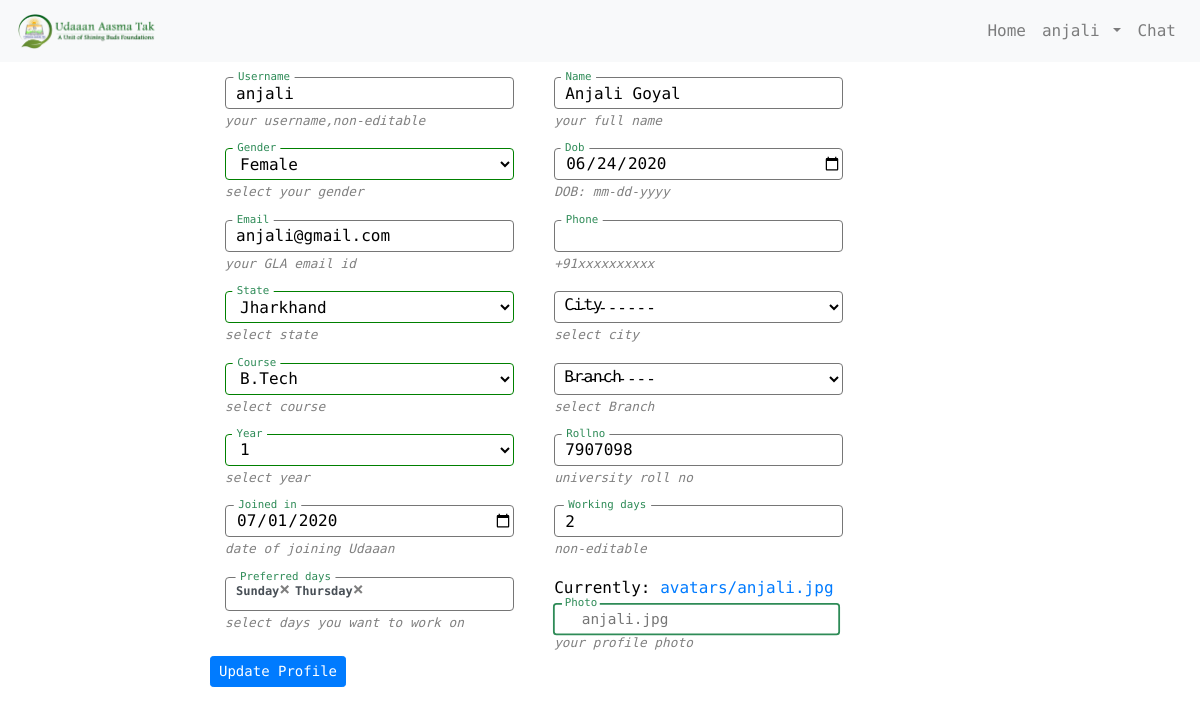
Before: /memberupdate/anjali (signed in) with the older database file.
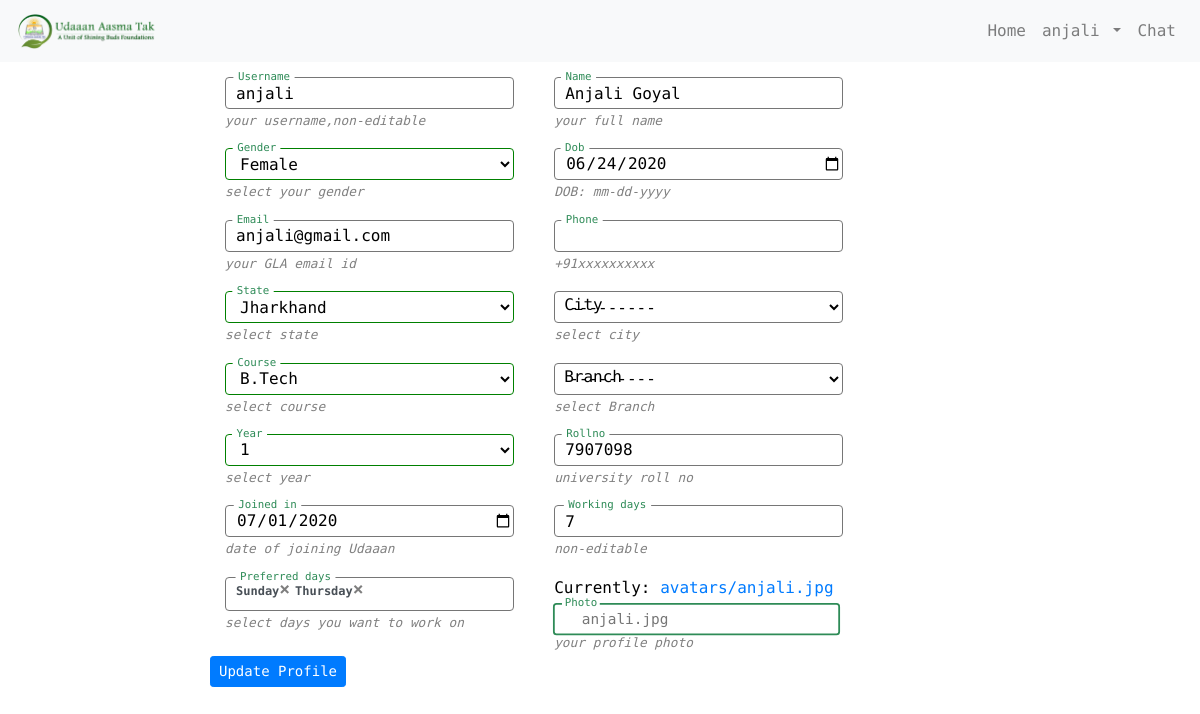
After: the same page with the newer database file.
### members/models.py (models this page shows, shortened)
class GLAMember(models.Model):
  gender_choices = (
    ("",""),
    ('Male','Male'),
    ('Female','Female'),
    ('Other','Other')
  )
  user = models.OneToOneField(User, on_delete=models.CASCADE,null=True)
  username  = models.CharField(max_length=50,null=True,help_text='your username,non-editable')
  name      = models.CharField(max_length=50,null=True,help_text='your full name')
  gender    = models.CharField(max_length=8,choices=gender_choices,null=True,help_text='select your gender')
  dob       = models.DateField(null=True,auto_now=False, auto_now_add=False,help_text='DOB: mm-dd-yyyy')
  email     = models.EmailField(max_length=50,null=True,help_text='your GLA email id')
  phone_regex = RegexValidator(regex=r'^\+?1?\d{9,13}$',
            message="Phone number must be entered in the format: +91xxxxxxxxxx")
  phone = models.CharField(validators=[phone_regex], max_length=13, blank=True,help_text='+91xxxxxxxxxx') # validators should be a list
  state = models.ForeignKey(State,null=True, on_delete=models.CASCADE,help_text='select state')
  city = models.ForeignKey(City,null=True, on_delete=models.CASCADE,help_text='select city')
  course = models.ForeignKey(Course,null=True, on_delete=models.CASCADE, help_text='select course')
  branch  = models.ForeignKey(Branch,null=True, on_delete=models.CASCADE,help_text='select Branch')
  year = models.IntegerField(null=True,choices=(("",""),(1,1),(2,2),(3,3),(4,4)),help_text='select year')
  rollno = models.IntegerField(null=True,help_text='university roll no')
  joined_in = models.DateField(null=True,auto_now=False, auto_now_add=False,help_text='date of joining Udaaan')
  working_days = models.IntegerField(default=0,null=True,blank=True,help_text='non-editable')
  preferred_days = models.ManyToManyField(Day,help_text='select days you want to work on')
  photo = models.ImageField(upload_to=store_file_name,null=True,help_text='your profile photo')
  def get_absolute_url(self):
      return reverse('memberdetails', kwargs={'slug': self.username})
  @property
  def ismoderator(self):
    return self.user.groups.filter(name='Moderators').exists()
  class Meta:
    verbose_name = 'GLA Member'
    verbose_name_plural = 'GLA Members'

### members/views.py (the view)
# urls.py: path('memberupdate/<slug:slug>',MemberUpdateView.as_view(),name='memberupdate'),
class MemberUpdateView(LoginRequiredMixin,UpdateView):
  login_url = reverse_lazy('login')
  model = GLAMember
  fields = ['username','name','gender','dob','email','phone','state','city','course','branch','year','rollno','joined_in',
              'working_days','preferred_days','photo']
  slug_field = 'username'
  template_name = 'membercreate.htm'
  def get(self,request,*args,**kwargs):
    if not GLAMember.objects.filter(user=request.user).exists():
      return redirect('membercreate')
    if not str(kwargs.get('slug')) == str(request.user):
      return HttpResponse('You are NOT authorised to edit other members details')
    return super(MemberUpdateView,self).get(request,*args,**kwargs)
  def get_form(self,*args,**kwargs):
    form =  super().get_form(*args,**kwargs)
    print(len(str(form)))
    form.fields['city'].queryset = City.objects.none()
    form.fields['branch'].queryset = Branch.objects.none()
    form.fields['dob'].widget = DateInput(attrs={'type':'date'})
    form.fields['joined_in'].widget = DateInput(attrs={'type':'date'})
    return form

### members/models.py (called while the page is built)
  def __str__(self):
    return self.state

  def __str__(self):
    return self.city

  def __str__(self):
      return self.course

  def __str__(self):
      return self.branch

  def __str__(self):
    return self.day

### members/templates/membercreate.htm (shortened to what this page needs)
{% extends 'base.htm' %}
{% block content %}
<div class="row no-gutters" style="background: none;">
    <div class="col-md-8 offset-md-2 col-sm-12" style="background: none;">
    <form method="POST" enctype="multipart/form-data" data-branches-url="{% url 'ajax_load_branches' %}">{% csrf_token %}
        {% for field in form %}
          {% if not forloop.counter|divisibleby:2 %}
            <div class="form-row no-gutters" style="background-color: none;">
          {% endif %}
          <div class="col-md-5 col-sm-12" style="background-color: none;">
            <div class="inputDiv">
                {{ field}}
                <label for='{{ field.id_for_label }}'>{{ field.label }}</label>
                {% if field.errors %}
                  {% for error in field.errors %}
                    <p style="color:red"><i><small>{{ error }}</small></i></p>
                  {% endfor %}
                {% else %}
                  {% if field.help_text %}
                    <p class="help-text"><i><small class="help-block" style="color:grey">{{ field.help_text }}</small></i></p>
                  {% endif %}
                {% endif %}
            </div>
          </div>
          {% if forloop.counter|divisibleby:2 %}
            </div>
          {% endif %}
        {% endfor %}
        {% if request.path == '/membercreate' %}
          <button type="submit" class="btn btn-sm btn-success">Create Profile</button>
        {% else %}
          <button type="submit" class="btn btn-sm btn-primary">Update Profile</button>
        {% endif %}
    </form>
   </div>
</div>
{% endblock %}

Changed rows visible on the page:
changed GLAMember "Currently: avatars/anjali.jpg Change:": working_days "2" → "7"
